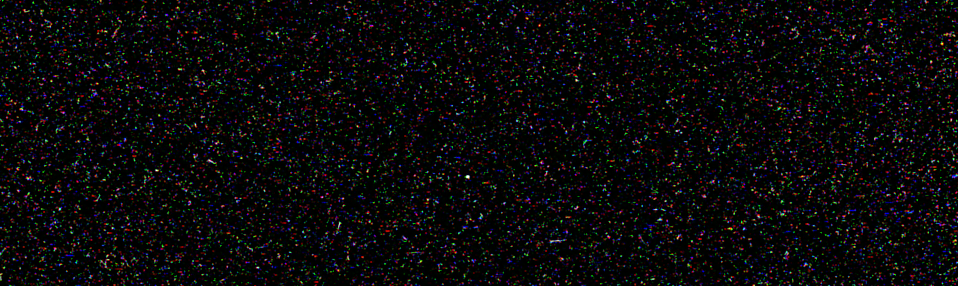
#> input picture image_sample_data/224MeV_10_000MU.png, 1916 x 572 px (shown at 1/2 size); its folder holds only this picture in this run
$ python -i PCA.py   (imports and definitions only)
#> lines starting #> are read from the running program, lines starting #| are printed output that depends on the picture; after the words box and inside, x2 and y2 are one past the last pixel; in counts of white or black regions, pixels touching at a corner belong together
import cv2
import glob
import numpy as np
import matplotlib.pyplot as plt
import pandas as pd
from sklearn.cluster import KMeans
from sklearn.decomposition import PCA
from sklearn.linear_model import LogisticRegression
import matplotlib.pyplot as plt

"""
    Principal Component Analysis on feature extraction and K-means for clustering.
"""

def load_images_grayscale(image_path):
    images = [cv2.imread(file, cv2.IMREAD_GRAYSCALE) for file in glob.glob(image_path)]
    return [img for img in images if img is not None]

def preprocess_image(image):
    # noise reduction
    image = cv2.GaussianBlur(image, (5, 5), 0)
    # contrast enhancement
    image = cv2.equalizeHist(image)
    # binarization
    _, binary_image = cv2.threshold(image, 128, 255, cv2.THRESH_BINARY | cv2.THRESH_OTSU)

    return binary_image

# def analyze_spatial_patterns(image):
#     edges = cv2.Canny(image, 100, 200)
#     return edges


def extract_features(images):
    features = []
    for img in images:
        max_intensity = np.max(img)
        mean_intensity = np.mean(img)
        activated_pixels = np.sum(img > 0)
        features.append([max_intensity, mean_intensity, activated_pixels])

    return np.array(features)

def apply_pca(features, num_components=3):
    pca = PCA(n_components=num_components)
    principal_components = pca.fit_transform(features)
    return principal_components

def apply_kmeans(features, n_clusters=5):
    kmeans = KMeans(n_clusters=n_clusters)
    labels = kmeans.fit_predict(features)
    return labels, kmeans.cluster_centers_


def calculate_cluster_properties(image, labels, cluster_centers):
    properties = []
    for i in range(len(cluster_centers)):
        cluster_pixels = np.column_stack(np.where(labels == i))
        size = len(cluster_pixels)

        # elongation and compactness
        if size > 1:
            x_coords, y_coords = zip(*cluster_pixels)
            x_range, y_range = max(x_coords) - min(x_coords), max(y_coords) - min(y_coords)
            elongation = max(x_range, y_range) / max(min(x_range, y_range), 1)
            compactness = size / (x_range * y_range)
        else:
            elongation, compactness = 1, 1

        properties.append({
            'size': size,
            'elongation': elongation,
            'compactness': compactness
        })

    return properties

# load images
alpha_images = load_images_grayscale('alpha/alphas_*.png')
beta_images = load_images_grayscale('/beta/beta_*.png')

# [6 lines not run here, left out]

preprocessed_alpha_images = [preprocess_image(image) for image in alpha_images]
preprocessed_beta_images = [preprocess_image(image) for image in beta_images]


# [6 lines of commented-out code are left out]
alpha_features = extract_features(alpha_images)

# [1 line not run here, left out]

# [1 line that did not run here, left out]

# [4 lines not run here, left out]


# k-means clustering on pca reduced features
# [1 line that did not run here, left out]

# plot
# [5 lines not run here, left out]

def visualize_kmeans_clusters(pca_features, labels, cluster_centers):
    plt.figure(figsize=(10, 10))

    # scatter plot
    plt.scatter(pca_features[:, 0], pca_features[:, 1], c=labels, cmap='viridis', s=50, alpha=0.6)
    plt.scatter(cluster_centers[:, 0], cluster_centers[:, 1], c='red', s=100, marker='X')

    # Labelling
    plt.xlabel('Principal Component 1')
    plt.ylabel('Principal Component 2')
    plt.title('K-means Clustering on PCA-reduced Features')
    plt.colorbar(label='Cluster Label')

    plt.show()

# [1 line not run here, left out]

>>> import cv2
>>> picture = cv2.imread('../image_sample_data/224MeV_10_000MU.png', cv2.IMREAD_GRAYSCALE)
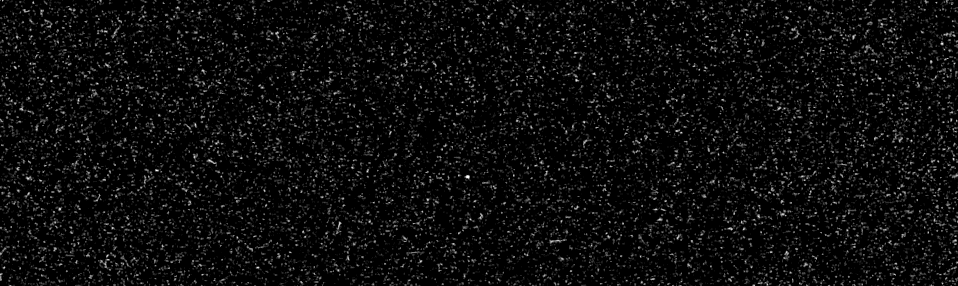
#> picture: shape (572, 1916) (shown at 1/2 size); min 0, max 255, mean 12.4
>>> result = preprocess_image(picture)
#> in preprocess_image, `image = cv2.equalizeHist(image)`:
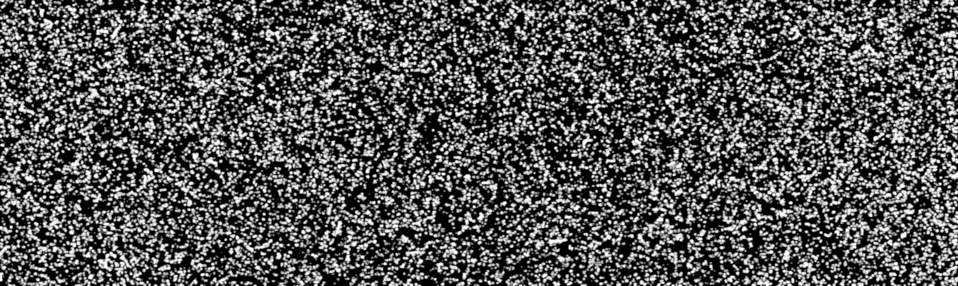
#> image: shape (572, 1916) (shown at 1/2 size); min 0, max 255, mean 84.1
#> in preprocess_image, `_, binary_image = cv2.threshold(image, 128, 255, cv2.THRESH_BINARY | c..`:
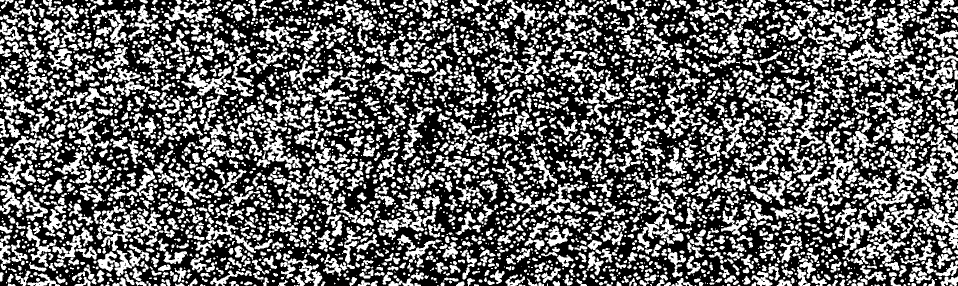
#> binary_image: shape (572, 1916) (shown at 1/2 size); 38.8% white; 4349 white regions (1341 under 20 px), largest, box (x1, y1, x2, y2) and area: (1755, 292, 1884, 409) 3444, (105, 454, 195, 535) 2305, (1834, 408, 1916, 498) 2287
